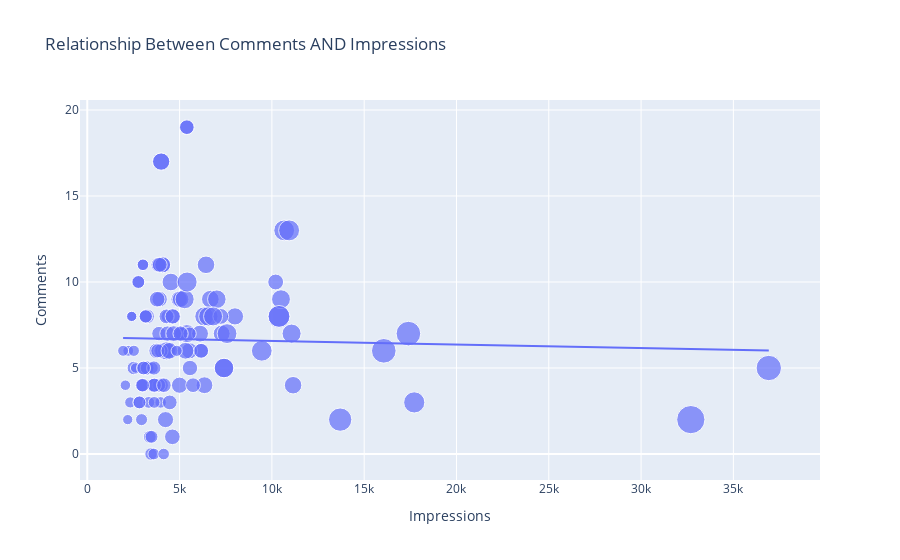

Notebook code for this chart:
### Code cell
figure=px.scatter(data_frame=i_data,x="Impressions",
                  y="Comments", size="Likes",trendline="ols",
            title ="Relationship Between Comments AND Impressions")
figure.show()
